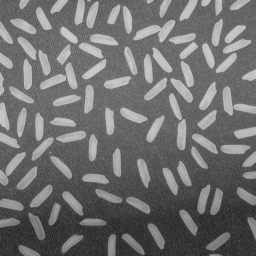
%> input picture Lista3/Imagens/rice.png, 256 x 256 px
$ octave exercicio3.m   (GNU Octave 9; MATLAB toolbox functions it lacks are replaced by stand-ins)
%> lines starting %> are read from the running program, lines starting %| are printed output that depends on the picture
close all
clear all
clc

img_rice = imread("Imagens/rice.png");
%> img_rice is the input picture: size 256x256 uint8; min 40, max 204, mean 111.2
img_menino = imread("Imagens/menino.png");
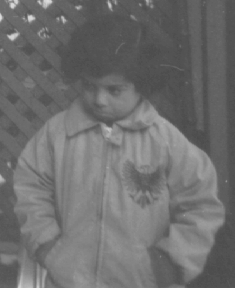
%> input picture Lista3/Imagens/menino.png, 235 x 288 px
%> img_menino is the input picture: size 288x235x3 uint8; min 74, max 221, mean 110.6
img_menino = rgb2gray(img_menino);
%> img_menino: size 288x235 uint8

img_rice_eq = histeq(img_rice);
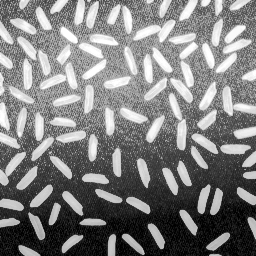
%> img_rice_eq: size 256x256 uint8; min 0, max 255, mean 126.7
img_menino_eq = histeq(img_menino);
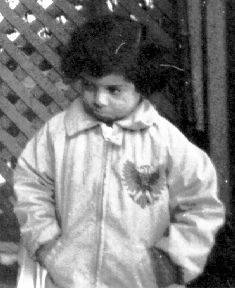
%> img_menino_eq: size 288x235 uint8; min 0, max 255, mean 128.4

figure;
subplot(2, 2, 1), imshow(img_rice), title("Imagem rice original");
subplot(2, 2, 2), hist(img_rice), title("Histograma rice original");
subplot(2, 2, 3), imshow(img_rice_eq), title("Imagem rice equalizada");
subplot(2, 2, 4), hist(img_rice_eq), title("Histograma rice equalizada");
%> after `title("Histograma rice equalizada")`:
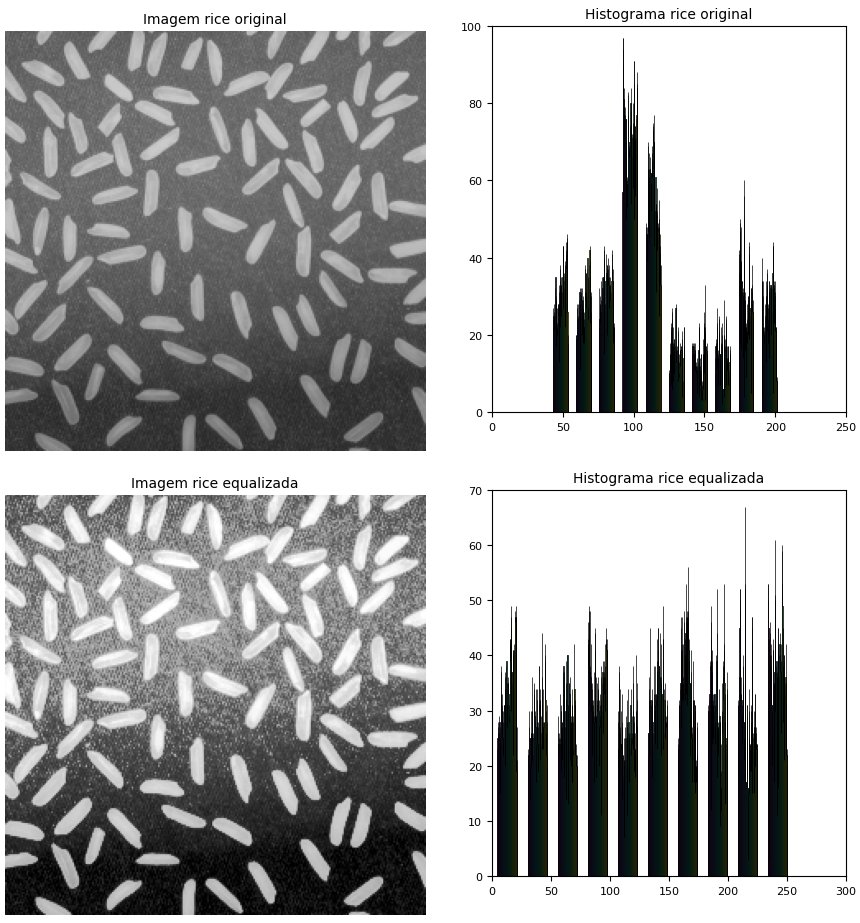
%> figure redrawn from the program's plot data, 4 panels

figure;
subplot(2, 2, 1), imshow(img_menino), title("Imagem menino original");
subplot(2, 2, 2), hist(img_menino), title("Histograma menino original");
subplot(2, 2, 3), imshow(img_menino_eq), title("Imagem menino equalizada");
subplot(2, 2, 4), hist(img_menino_eq), title("Histograma menino equalizada");
%> after `title("Histograma menino equalizada")`:
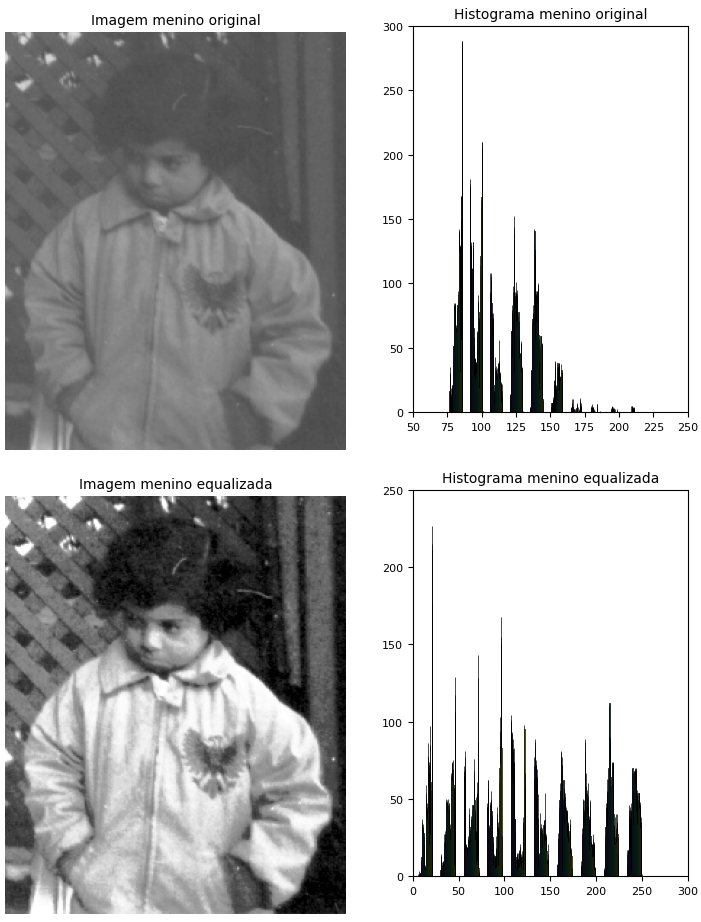
%> figure redrawn from the program's plot data, 4 panels
